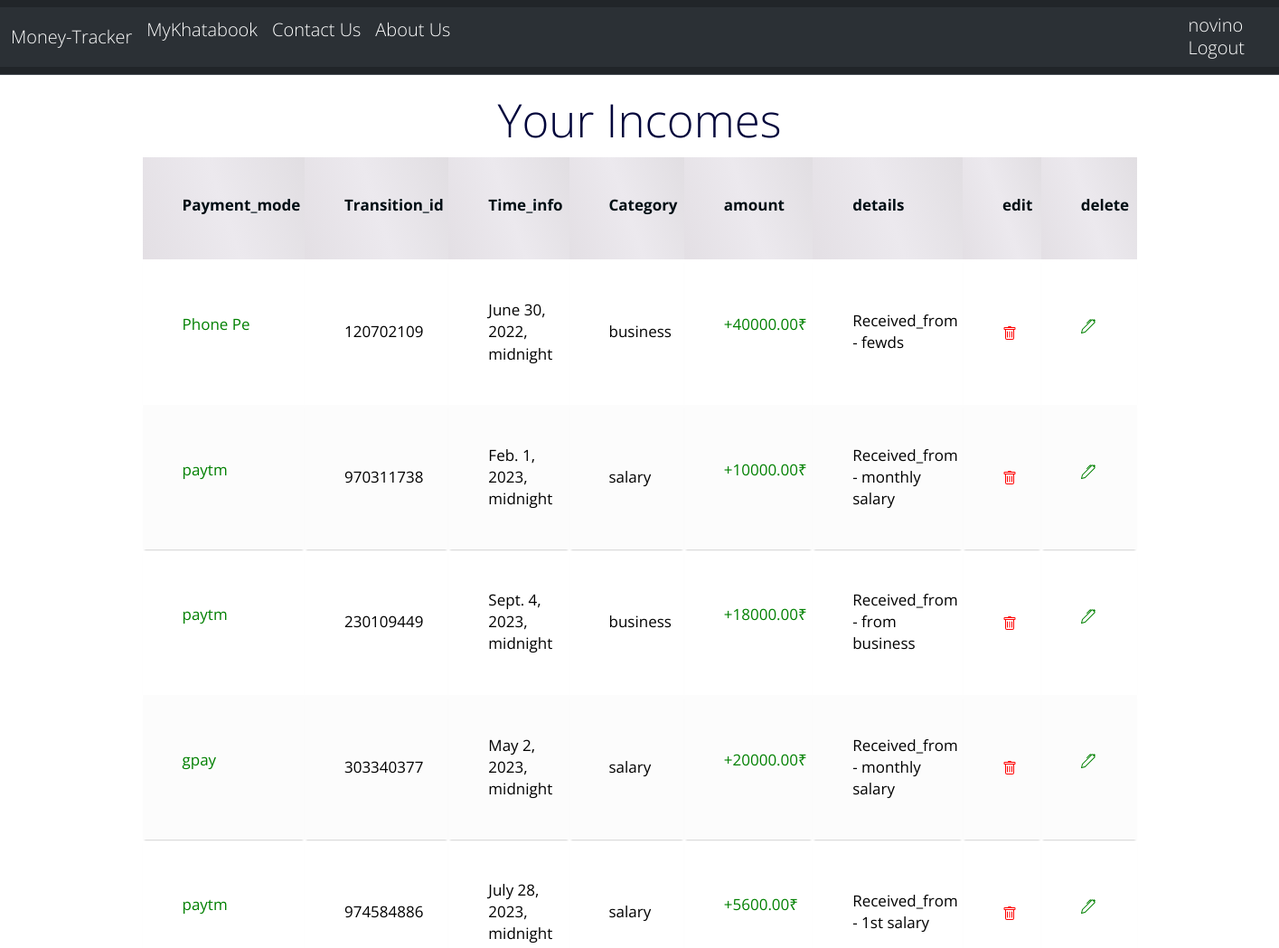
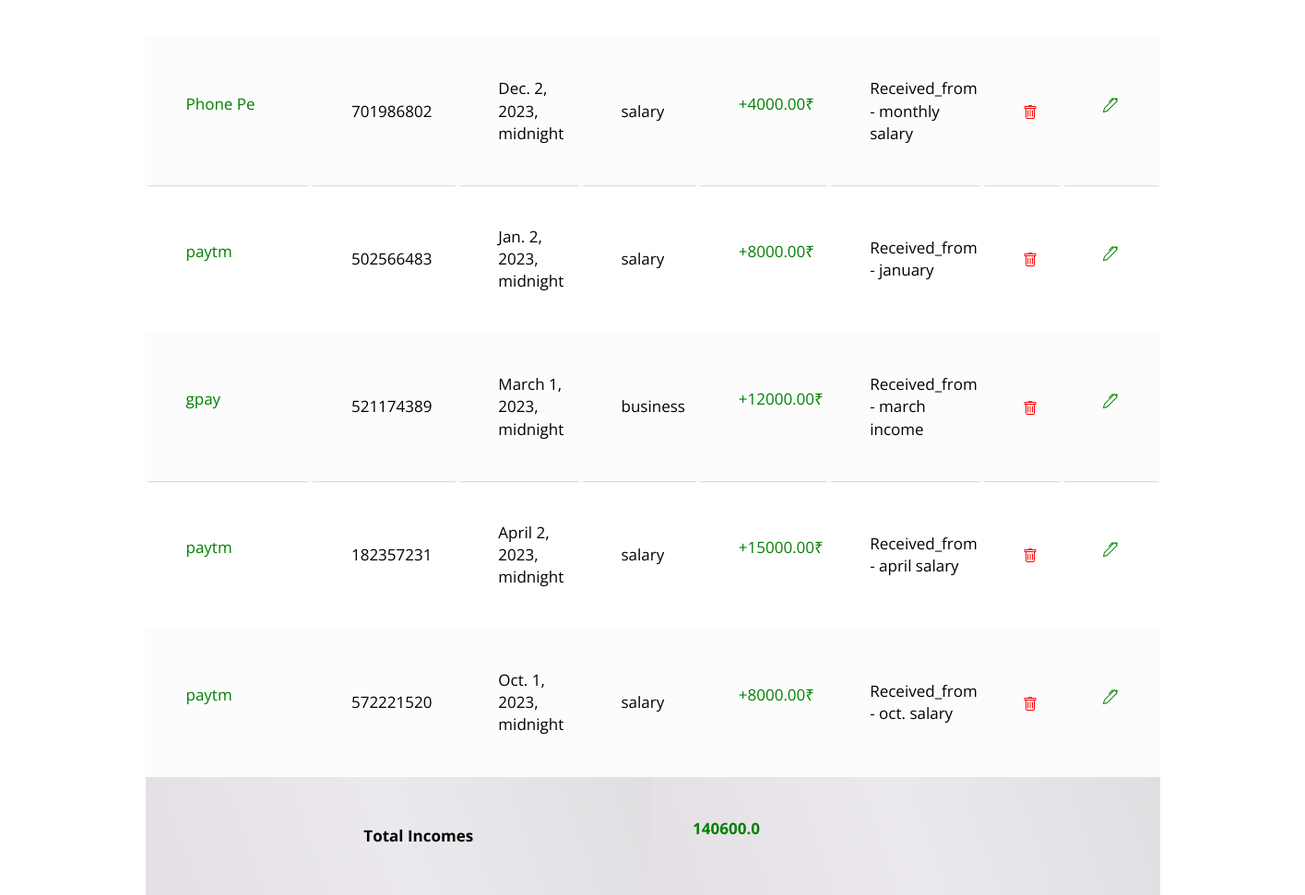
The app's page /all_incomes/ (signed in) with its own data (2 pictures, top to bottom).
### main/models.py (models this page shows, shortened)
class Transition(models.Model):
    user =  models.ForeignKey(User,on_delete=models.CASCADE)
    Name = models.CharField(max_length=100)
    type = models.CharField(max_length=100)
    mode = models.CharField(max_length=100)
    category = models.CharField(max_length=100)
    amount = models.DecimalField(max_digits=8 , decimal_places=2)
    Transition_date  = models.DateTimeField()
    details = models.TextField(max_length=500)
    Transition_id = models.IntegerField(blank=True, null=True)

class Account_details(models.Model):
    user = models.ForeignKey(User, on_delete=models.CASCADE)
    Account_holder = models.CharField(max_length=100)
    profile_pic = models.ImageField(upload_to='users_pic')
    account_number = models.CharField(max_length=100)
    current_balance=models.FloatField(default=0)
    expenses=models.FloatField(default=0)
    incomes=models.FloatField(default=0)

### main/views.py (the view)
# urls.py: path('all_incomes/' , views.all_incomes  ,name ='all_incomes'),
def all_incomes(request):
    income = Transition.objects.all()
    inc_total = 0
    account_details = Account_details.objects.get(user = request.user)
    inc_total = float(account_details.incomes)
    return render(request,"all_incomes.html",{'income':income , 'inc_total':inc_total})

### main/templates/all_incomes.html (shortened to what this page needs)
{% extends 'base.html' %}
{% load static %}
{% block body %}
 <body>
     <h1 class  = "mt-4"> <span class="red">Your Incomes</span></h1>
         <table class="container mt-3">
           <thead>
             <tr>
               <th><h1>Payment_mode </h1></th>
               <th><h1>Transition_id </h1></th>
               <th><h1>Time_info</h1></th>
               <th><h1>Category</h1></th>
               <th><h1>amount</h1></th>
                <th><h1>details</h1></th>
                <th><h1> edit </h1></th>
                <th><h1> delete </h1></th>
             </tr>
           </thead>
           <tbody>
            {% for inc in income%}
            {% if request.user.is_authenticated %}
            {% if inc.user_id == request.user.id %}
            {% if inc.type == 'Income' %}
            <tr>
                <td> <p style="color:green">{{ inc.mode}}</p></td>
                {% if inc.expense_way != 'cash' %}
                <td>{{inc.Transition_id}}</td>
                {% else %}
                <td> --- </td>
                {% endif %}
                <td>{{inc.Transition_date}}</td>
                <td>{{inc.category}}</td>
                <td>  <p style="color:green"> +{{inc.amount}}<span>&#8377;</span></p></td>
                <td>Received_from   - {{ inc.details}}</td>
                <td>  <a  href = " /delete_all_incomes/{{inc.id}}" onclick = "return myFunction()"  style="color:red;"></a> <br></td>
                <td>
                 <a href = "/update_all_incomes/{{inc.id}}"   > <p class="card-description" style = "color:green"><span> </span></p></a>
                 </td>
            </tr>
            {% endif %}
            {% endif %}
            {% endif %}
      {% endfor %}
           </tbody>
         </table>
         <table class = "container">
     <thead>
        <th class = "text-center">Total Incomes </th>
        <th><p style="color:green">  {{inc_total}} </th>
     </thead>
    </table>
 {% endblock %}

### main/templates/base.html (shortened to what this page needs)
<!doctype html>
{% load static %}
<html lang="en">
  <head>
    <link href="https://cdn.jsdelivr.net/npm/bootstrap@5.3.1/dist/css/bootstrap.min.css" rel="stylesheet">
  </head>
  <body>
    {% include "navbaar.html" %}
    {% block body %}
    {% endblock %}
  </body>
</html>

### main/templates/navbaar.html (shortened to what this page needs)
<!DOCTYPE html>
<html lang="en">
<head>
</head>
<body>
 <nav class="navbar bg-dark border-bottom border-body" data-bs-theme="dark" gap = 1em; style = "position:sticky top:0 ">
   <nav class="navbar navbar-expand-lg bg-body-tertiary">
      <div class="container-fluid">
        <a class="navbar-brand" href="/">Money-Tracker</a>
        <div class="collapse navbar-collapse" id="navbarNavAltMarkup">
          <div class="navbar-nav">
            {% if request.user.is_authenticated %}
            <a class="navbar-brand" href="/mykhatabook/"> MyKhatabook</a>
            <a class="navbar-brand" href="/contact_Us/"> Contact Us</a>
            <a class="navbar-brand" href="#"> About Us</a>
            <div style = "margin-left:800px;" >
              <a class="navbar-brand" href="/profile/" >{{request.user}}</a>
            <a class="navbar-brand" href="/logout/"  onclick = "return myFunction()"   >Logout</a>
            </div>
            {% endif %}
          </div>
        </div>
      </div>
    </nav>
  </nav></body>
</html>

### main/templates/base.html (style rules this page uses)
* { box-sizing: border-box; }
body { font-family: Arial; font-size: 17px; display: block; }
.container { position: relative; max-width: max-content; margin: 0 auto; }
body { font-family: 'Open Sans', sans-serif; font-weight: 300; line-height: 1.42em; color:#000000; background-color:rgb(255, 255, 255); }
h1 { font-size:3em; font-weight: 300; line-height:1em; text-align: center; color: #01053b; }
.container th h1 { font-weight: bold; font-size: 1em; text-align: left; color: #000e14; }
.container td { font-weight: normal; font-size: 1em; -webkit-box-shadow: 0 2px 2px -2px #000000; -moz-box-shadow: 0 2px 2px -2px #000000; box-shadow: 0 2px 2px -2px #000000; }
.container { text-align: left; width: 1100px; margin-right: auto; margin-left: auto; display: table; table-layout: auto; padding: 0 0 4em 0; }
.container td, .container th { padding-bottom: 4%; padding-top: 4%; padding-left:4%; }
.container tr:nth-child(odd) { background-color: #ffffff91; }
.container tr:nth-child(even) { background-color: #fcfcfc; }
.container th { background: linear-gradient(71deg, #e3dfe4, #ece9ee, #e1dee2); width: 1100px; }
.container td:first-child { color: #FB667A; }
body { background-color: rgb(255, 255, 255); }
.card-description { font-weight: 600; line-height: 32px; color: hsla(0, 0%, 4%, 0.5); font-size: 16px; max-width: 470px; }

### records on screen
Transition: mode "Phone Pe", Transition_id "120702109", Transition_date "June 30, 2022, midnight", category "business", amount "40000.00", details "fewds"
Transition: mode "paytm", Transition_id "970311738", Transition_date "Feb. 1, 2023, midnight", category "salary", amount "10000.00", details "monthly salary"
Transition: mode "paytm", Transition_id "230109449", Transition_date "Sept. 4, 2023, midnight", category "business", amount "18000.00", details "from business"
Transition: mode "gpay", Transition_id "303340377", Transition_date "May 2, 2023, midnight", category "salary", amount "20000.00", details "monthly salary"
Transition: mode "paytm", Transition_id "974584886", Transition_date "July 28, 2023, midnight", category "salary", amount "5600.00", details "1st salary"
Transition: mode "Phone Pe", Transition_id "701986802", Transition_date "Dec. 2, 2023, midnight", category "salary", amount "4000.00", details "monthly salary"
Transition: mode "paytm", Transition_id "502566483", Transition_date "Jan. 2, 2023, midnight", category "salary", amount "8000.00", details "january"
Transition: mode "gpay", Transition_id "521174389", Transition_date "March 1, 2023, midnight", category "business", amount "12000.00", details "march income"
Transition: mode "paytm", Transition_id "182357231", Transition_date "April 2, 2023, midnight", category "salary", amount "15000.00", details "april salary"
Transition: mode "paytm", Transition_id "572221520", Transition_date "Oct. 1, 2023, midnight", category "salary", amount "8000.00", details "oct. salary"
Account_details: incomes "140600.0"

### other values on screen
{{ request.user }} "novino"
